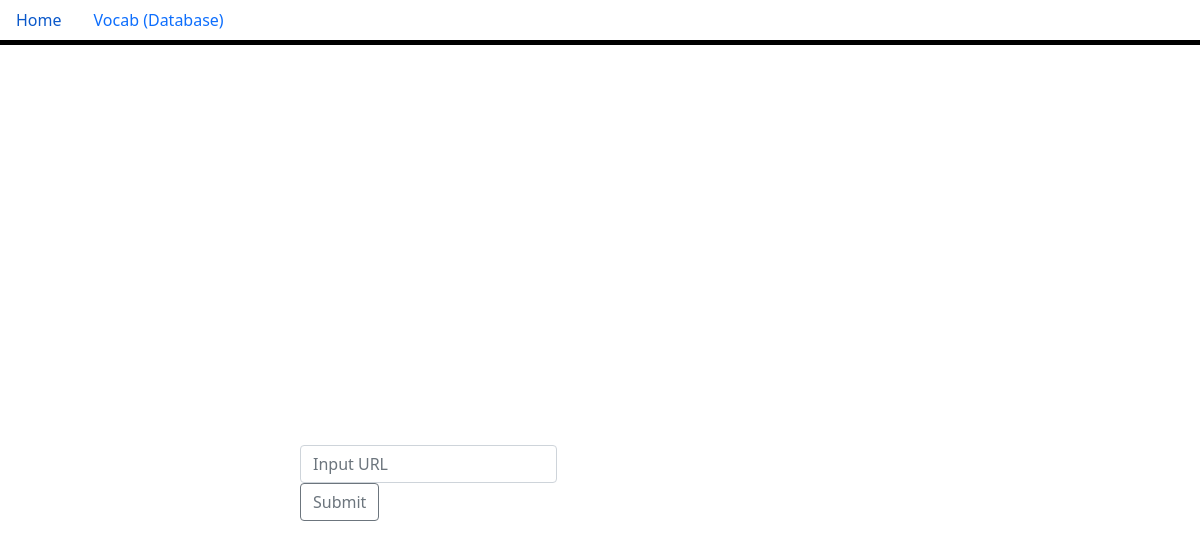
Before: / with the older database file.
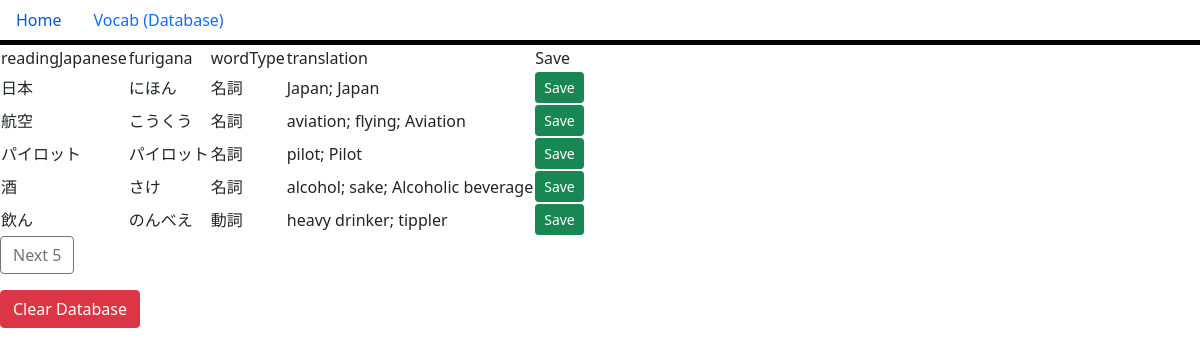
After: the same page with the newer database file.
### main.py (models this page shows, shortened)
class Vocab(db.Model):
    id = db.Column(db.Integer, primary_key=True)
    readingJapanese = db.Column(db.String(50), nullable=False)
    wordType = db.Column(db.String(6), nullable=False)
    translation = db.Column(db.String(300), nullable=False)
    furigana = db.Column(db.String(100), nullable=True)

### main.py (the view, shortened to what this page needs)
@app.route("/", methods=["POST", "GET"])
def index():
    page = int(request.args.get("page", 0))
    per_page = 5
    if request.method == "GET":
        words = Vocab.query.offset(page * per_page).limit(per_page).all()
        for vocab in words:
            if not vocab.translation:
                result = data_proccessing_unit.get_jisho_translation(vocab.readingJapanese)
                translation = "; ".join(result["translations"]) if isinstance(result["translations"], list) else result["translations"]
                furigana = result["furigana"]
                vocab.translation = translation
                vocab.furigana = furigana
                db.session.commit()
        next_page = page + 1
        prev_page = page - 1
        return render_template("homepage.html", words=words, next_page=next_page, prev_page=prev_page)

### templates/homepage.html (shortened to what this page needs)
{% extends 'base.html' %}
{% block head %}
<link rel="stylesheet" href="../static/style.css">
{% endblock %}
{% block body %}
{% if words|length == 0 %}
<div class="input-group mb-3">
    <form action="/" method="POST">
        <input type="text" name="url" class="form-control" placeholder="Input URL" aria-label="Recipient's username"
            aria-describedby="button-addon2">
        <button class="btn btn-outline-secondary" type="submit" id="button-addon2">Submit</button>
    </form>
</div>
{% endif %}
<div>
    {% if words|length > 0 %}
        <table>
            <tr>
                <td>readingJapanese</td>
                <td>furigana</td>
                <td>wordType</td>
                <td>translation</td>
                <td>Save</td>
            </tr>
            {% for item in words %}
            <tr>
                <td>{{ item.readingJapanese }}</td>
                <td>{{ item.furigana }}</td>
                <td>{{ item.wordType }}</td>
                <td>{{ item.translation }}</td>
                <td>
                    <form method="post" action="/save_vocab" style="display:inline;">
                        <button type="submit" class="btn btn-success btn-sm">Save</button>
                    </form>
                </td>
            </tr>
            {% endfor %}
        </table>
        <form method="get" action="/">
            <button type="submit" class="btn btn-outline-secondary">Next 5</button>
        </form>
        <form method="post" action="/clear" style="margin-top: 1em;">
            <button type="submit" class="btn btn-danger">Clear Database</button>
        </form>
    {% endif %}
</div>
{% endblock %}

### templates/base.html (shortened to what this page needs)
<!DOCTYPE html>
<html lang="en">
<head>
    <link rel="stylesheet" href="../static/style.css">
    <link href="https://cdn.jsdelivr.net/npm/bootstrap@5.0.2/dist/css/bootstrap.min.css" rel="stylesheet"
>
    {% block head %} {% endblock %}
</head>
<body>
    <ul class="nav">
        <li class="nav-item">
            <a class="nav-link" aria-current="page" href="/">Home</a>
        </li>
        <li class="nav-item">
            <a class="nav-link" href="/saved">Vocab (Database)</a>
        </li>
    </ul>
    {% block body %} {% endblock %}
</body>
</html>

### static/style.css (style rules this page uses)
.nav { border-bottom: 5px solid black; }

Changed rows visible on the page:
added Vocab: readingJapanese "日本", furigana "にほん", wordType "名詞", translation "Japan; Japan"
added Vocab: readingJapanese "航空", furigana "こうくう", wordType "名詞", translation "aviation; flying; Aviation"
added Vocab: readingJapanese "パイロット", furigana "パイロット", wordType "名詞", translation "pilot; Pilot"
added Vocab: readingJapanese "酒", furigana "さけ", wordType "名詞", translation "alcohol; sake; Alcoholic beverage"
added Vocab: readingJapanese "飲ん", furigana "のんべえ", wordType "動詞", translation "heavy drinker; tippler"
Other visible differences:
text no longer shown: "Submit"
text now shown: "readingJapanese furigana wordType translation Save Next 5 Clear Database"
